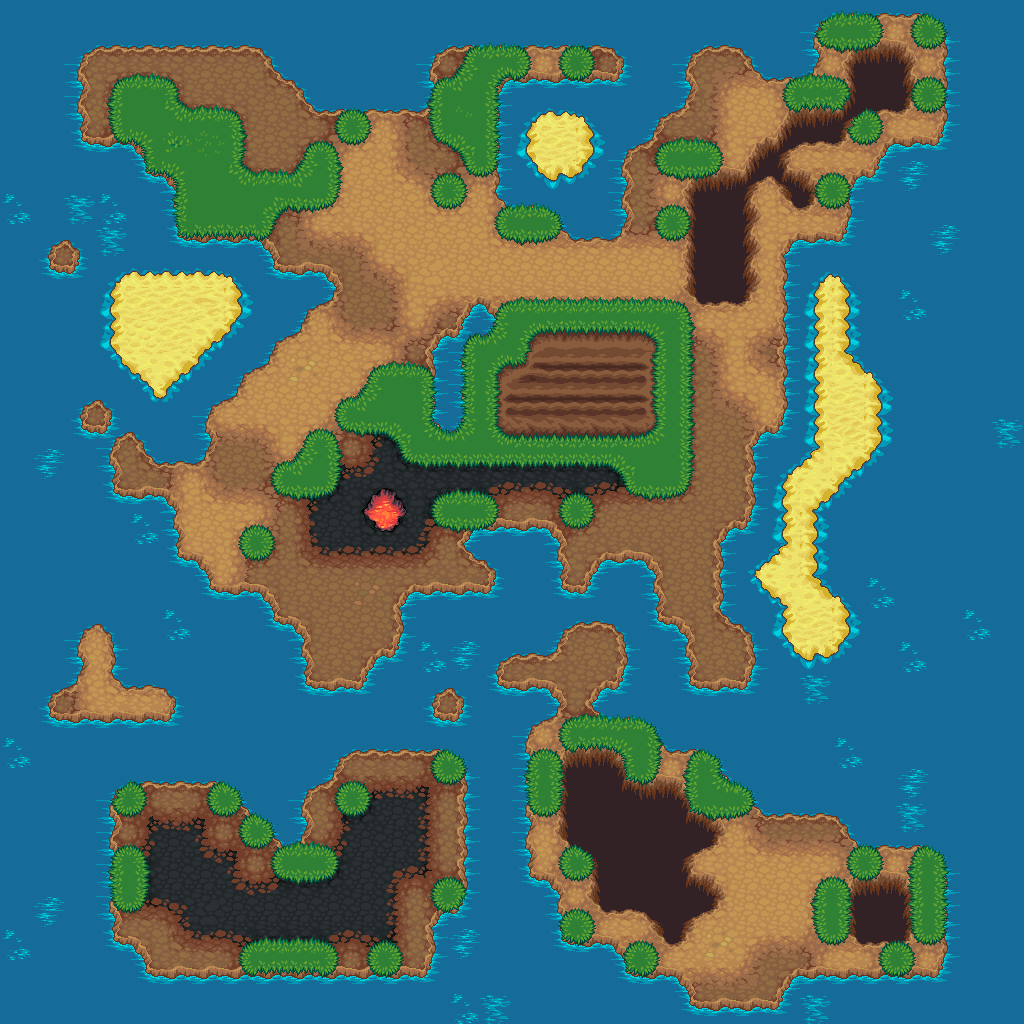

This game map was drawn from its Tiled (.tmx) file and the tilesets committed beside it. A one-line description and the trimmed map source follow:
An orthogonal 32x32 tile map with 32x32 px tiles, 1 tile layer (Terrain), 3 hidden layers not drawn.

<map version="1.0" orientation="orthogonal" width="32" height="32" tilewidth="32" tileheight="32">
 <tileset firstgid="1" source="automapping-terrain.tsx" />
 <layer name="Terrain" width="32" height="32">
  <data>[1024 cells, 1024 non-empty, 250 distinct tile ids]</data>
 </layer>
 <layer name="Walls" width="32" height="32" visible="0">
  <data>[1024 cells, 0 non-empty, 0 distinct tile ids]</data>
 </layer>
 <layer name="Things" width="32" height="32" visible="0">
  <data>[1024 cells, 0 non-empty, 0 distinct tile ids]</data>
 </layer>
 <layer name="Castle" width="32" height="32" visible="0">
  <data>[1024 cells, 0 non-empty, 0 distinct tile ids]</data>
 </layer>
</map>
